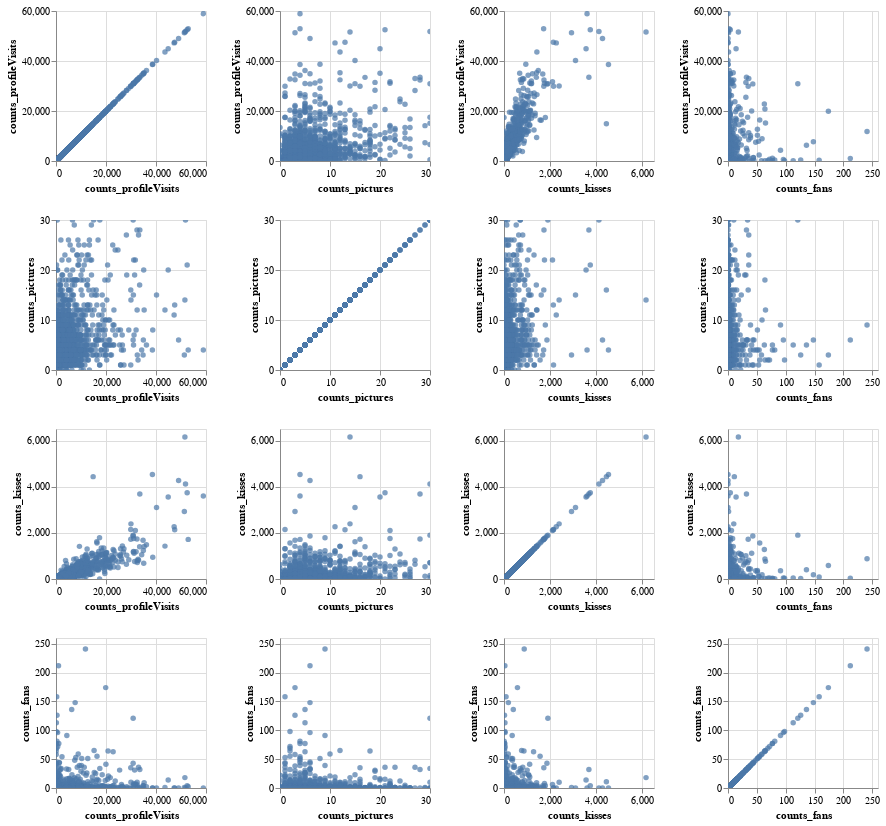

Notebook code cell kept with this figure:
### Code cell
alt.Chart(df_train).mark_circle().encode(
    alt.X(alt.repeat("column"), type='quantitative'),
    alt.Y(alt.repeat("row"), type='quantitative')
).properties(
    width=150,
    height=150
).repeat(
    row=['counts_profileVisits','counts_pictures','counts_kisses','counts_fans'],
    column=['counts_profileVisits','counts_pictures','counts_kisses','counts_fans']
).interactive()

### Figure 1 — Vega-Lite specification as saved in the notebook (floating-point values rounded to 4 significant figures; data arrays with more than 128 entries replaced by an {"elided": "..."} marker saying what was removed)
{"config": {"view": {"continuousWidth": 300, "continuousHeight": 300}}, "repeat": {"column": ["counts_profileVisits", "counts_pictures", "counts_kisses", "counts_fans"], "row": ["counts_profileVisits", "counts_pictures", "counts_kisses", "counts_fans"]}, "spec": {"data": {"name": "data-aba2658f9baa6f4fe3ca45f9fbceaf11"}, "mark": {"type": "circle"}, "encoding": {"x": {"field": {"repeat": "column"}, "type": "quantitative"}, "y": {"field": {"repeat": "row"}, "type": "quantitative"}}, "height": 150, "name": "view_2", "width": 150}, "params": [{"name": "param_2", "select": {"type": "interval", "encodings": ["x", "y"]}, "bind": "scales", "views": ["view_2_child__row_counts_profileVisitscolumn_counts_profileVisits", "view_2_child__row_counts_profileVisitscolumn_counts_pictures", "view_2_child__row_counts_profileVisitscolumn_counts_kisses", "view_2_child__row_counts_profileVisitscolumn_counts_fans", "view_2_child__row_counts_picturescolumn_counts_profileVisits", "view_2_child__row_counts_picturescolumn_counts_pictures", "view_2_child__row_counts_picturescolumn_counts_kisses", "view_2_child__row_counts_picturescolumn_counts_fans", "view_2_child__row_counts_kissescolumn_counts_profileVisits", "view_2_child__row_counts_kissescolumn_counts_pictures", "view_2_child__row_counts_kissescolumn_counts_kisses", "view_2_child__row_counts_kissescolumn_counts_fans", "view_2_child__row_counts_fanscolumn_counts_profileVisits", "view_2_child__row_counts_fanscolumn_counts_pictures", "view_2_child__row_counts_fanscolumn_counts_kisses", "view_2_child__row_counts_fanscolumn_counts_fans"]}], "$schema": "https://vega.github.io/schema/vega-lite/v5.8.0.json", "datasets": {"data-aba2658f9baa6f4fe3ca45f9fbceaf11": {"elided": "2740 records"}}}
